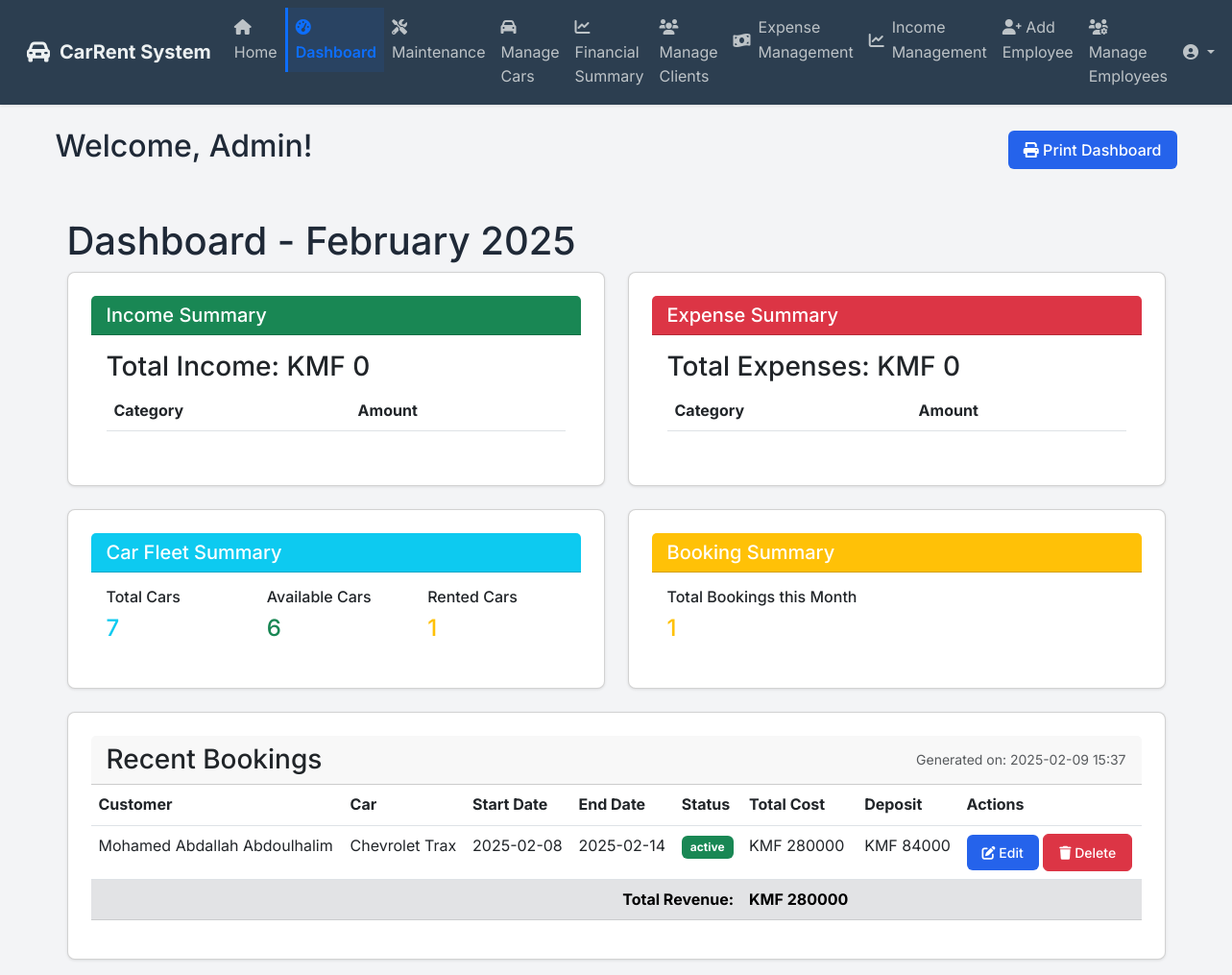
Page /dashboard (signed in) on the earlier database version.
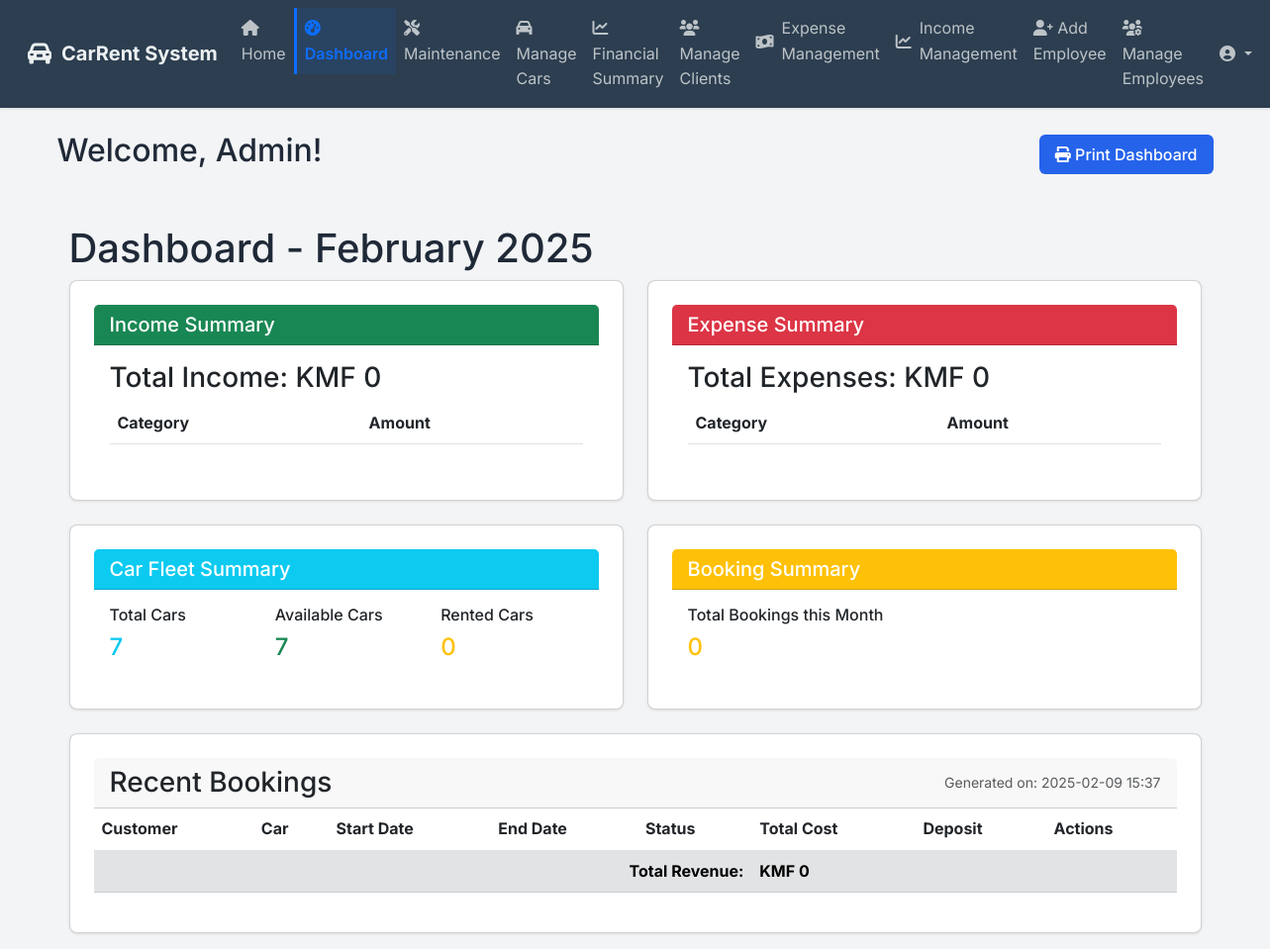
Same page on the later database version.
### app/models.py (models this page shows, shortened)
class User(db.Model, UserMixin):
    id = db.Column(db.Integer, primary_key=True)
    email = db.Column(db.String(255), nullable=False)
    password = db.Column(db.String(255), nullable=False)
    name = db.Column(db.String(255), nullable=False)
    employee_id = db.Column(db.String(100), unique=True, nullable=False)
    is_admin = db.Column(db.Boolean, default=False)
    role = db.Column(db.String(50), nullable=False, default='employee')  # 'admin', 'manager', 'secretary'
    salary = db.Column(db.Float, nullable=True, default=0.0)  # Employee salary
    phone_number = db.Column(db.String(50), nullable=True)  # Employee phone number
    is_active = db.Column(db.Boolean, default=True)  # New column for active/inactive status
    bookings_created = db.relationship('Booking', backref='employee', lazy=True)
    user_expenses = db.relationship('Expense', backref='user', lazy=True)
    user_incomes = db.relationship('Income', backref='user_income', lazy=True)

class Booking(db.Model):
    id = db.Column(db.Integer, primary_key=True)
    employee_id = db.Column(db.Integer, db.ForeignKey('user.id'), nullable=False)
    customer_id = db.Column(db.Integer, db.ForeignKey('customer.id'), nullable=False)
    car_id = db.Column(db.Integer, db.ForeignKey('car.id'), nullable=False)
    start_date = db.Column(db.DateTime, nullable=False)
    end_date = db.Column(db.DateTime, nullable=False)
    total_cost = db.Column(db.Float, nullable=False)
    deposit_amount = db.Column(db.Float, nullable=False)
    status = db.Column(db.String(20), default='active')
    notes = db.Column(db.Text)
    created_at = db.Column(db.DateTime, default=datetime.utcnow)

class Customer(db.Model):
    id = db.Column(db.Integer, primary_key=True)
    name = db.Column(db.String(100), nullable=False)
    phone = db.Column(db.String(20), unique=True, nullable=False)
    email = db.Column(db.String(120), unique=True, nullable=True)
    address = db.Column(db.String(200), nullable=True)
    license_number = db.Column(db.String(50), nullable=False)
    nin_passport_number = db.Column(db.String(50), unique=True, nullable=True)
    nationality = db.Column(db.String(50), nullable=True)
    created_at = db.Column(db.DateTime, default=datetime.utcnow)
    bookings = db.relationship('Booking', backref='customer', lazy='dynamic')

class Car(db.Model):
    id = db.Column(db.Integer, primary_key=True)
    model = db.Column(db.String(100), nullable=False)
    year = db.Column(db.Integer, nullable=False)
    license_plate = db.Column(db.String(20), unique=True, nullable=False)
    daily_rate = db.Column(db.Float, nullable=False)
    is_available = db.Column(db.Boolean, default=True)
    category = db.Column(db.String(50), nullable=False)
    description = db.Column(db.Text)
    features = db.Column(db.Text)  # Store as JSON string
    main_image = db.Column(db.String(200))  # Path to main display image
    display_order = db.Column(db.Integer, default=0)  # New field for custom ordering
    images = db.relationship('CarImage', backref='car', lazy=True, cascade='all, delete-orphan')
    bookings = db.relationship('Booking', backref='car', lazy=False)
    maintenance_records = db.relationship('Maintenance', backref='car', lazy=True, cascade='all, delete-orphan')

### app/routes.py (the view)
@main.route('/dashboard')
@login_required
@agency_only
def dashboard():
    current_month = datetime.now().month
    current_year = datetime.now().year
    incomes = Income.query.filter(
        extract('year', Income.date) == current_year,
        extract('month', Income.date) == current_month
    ).all()
    total_income = sum(income.amount for income in incomes)
    income_by_category = {}
    for income in incomes:
        income_by_category[income.category] = income_by_category.get(income.category, 0) + income.amount
    expenses = Expense.query.filter(
        extract('year', Expense.date) == current_year,
        extract('month', Expense.date) == current_month
    ).all()
    total_expenses = sum(expense.amount for expense in expenses)
    expense_by_category = {}
    for expense in expenses:
        expense_by_category[expense.category] = expense_by_category.get(expense.category, 0) + expense.amount
    total_bookings = Booking.query.filter(
        extract('year', Booking.start_date) == current_year,
        extract('month', Booking.start_date) == current_month
    ).count()
    total_cars = Car.query.count()
    available_cars = Car.query.filter_by(is_available=True).count()
    dashboard_context = {
        'total_income': total_income,
        'income_by_category': income_by_category,
        'total_expenses': total_expenses,
        'expense_by_category': expense_by_category,
        'total_bookings': total_bookings,
        'total_cars': total_cars,
        'available_cars': available_cars,
        'current_month': datetime.now().strftime('%B'),
        'current_year': current_year,
        'current_datetime': datetime.now()
    }
    if not (current_user.is_admin or current_user.role in ['manager', 'secretary']):
        dashboard_context['bookings'] = Booking.query.filter_by(employee_id=current_user.id).order_by(Booking.created_at.desc()).all()
    else:
        dashboard_context['bookings'] = Booking.query.order_by(Booking.created_at.desc()).all()
        dashboard_context['cars'] = Car.query.all()
    return render_template('dashboard.html', **dashboard_context)

### app/templates/dashboard.html (shortened to what this page needs)
{% extends "base.html" %}
{% block content %}
<div class="dashboard-header d-flex justify-content-between align-items-center mb-4">
    <h2>Welcome, {{ current_user.name }}!</h2>
    <button class="btn btn-primary" onclick="printDashboard()">
        <i class="fas fa-print"></i> Print Dashboard
    </button>
</div>
{% if current_user.is_admin or current_user.role in ['manager', 'secretary'] %}
<div class="container-fluid">
    <div class="row">
        <div class="col-md-12">
            <h1 class="mt-4">Dashboard - {{ current_month }} {{ current_year }}</h1>
        </div>
    </div>
    <div class="row">
        <div class="col-md-6">
            <div class="card mb-4">
                <div class="card-header bg-success text-white">
                    <h5 class="card-title mb-0">Income Summary</h5>
                </div>
                <div class="card-body">
                    <h3 class="card-title">Total Income: KMF {{ "%.0f"|format(total_income) }}</h3>
                    <table class="table">
                        <thead>
                            <tr>
                                <th>Category</th>
                                <th>Amount</th>
                            </tr>
                        </thead>
                    </table>
                </div>
            </div>
        </div>
        <div class="col-md-6">
            <div class="card mb-4">
                <div class="card-header bg-danger text-white">
                    <h5 class="card-title mb-0">Expense Summary</h5>
                </div>
                <div class="card-body">
                    <h3 class="card-title">Total Expenses: KMF {{ "%.0f"|format(total_expenses) }}</h3>
                    <table class="table">
                        <thead>
                            <tr>
                                <th>Category</th>
                                <th>Amount</th>
                            </tr>
                        </thead>
                    </table>
                </div>
            </div>
        </div>
    </div>
    <div class="row">
        <div class="col-md-6">
            <div class="card mb-4">
                <div class="card-header bg-info text-white">
                    <h5 class="card-title mb-0">Car Fleet Summary</h5>
                </div>
                <div class="card-body">
                    <div class="row">
                        <div class="col-md-4">
                            <h6>Total Cars</h6>
                            <p class="h4 text-info">{{ total_cars }}</p>
                        </div>
                        <div class="col-md-4">
                            <h6>Available Cars</h6>
                            <p class="h4 text-success">{{ available_cars }}</p>
                        </div>
                        <div class="col-md-4">
                            <h6>Rented Cars</h6>
                            <p class="h4 text-warning">{{ total_cars - available_cars }}</p>
                        </div>
                    </div>
                </div>
            </div>
        </div>
        <div class="col-md-6">
            <div class="card mb-4">
                <div class="card-header bg-warning text-white">
                    <h5 class="card-title mb-0">Booking Summary</h5>
                </div>
                <div class="card-body">
                    <h6>Total Bookings this Month</h6>
                    <p class="h4 text-warning">{{ total_bookings }}</p>
                </div>
            </div>
        </div>
    </div>
    <div class="card">
        <div class="card-header d-flex justify-content-between align-items-center">
            <h3 class="mb-0">Recent Bookings</h3>
            <div class="print-info text-muted">
                <small>Generated on: {{ current_datetime.strftime('%Y-%m-%d %H:%M') }}</small>
            </div>
        </div>
        <div class="table-responsive">
            <table class="table">
                <thead>
                    <tr>
                        <th>Customer</th>
                        <th>Car</th>
                        <th>Start Date</th>
                        <th>End Date</th>
                        <th>Status</th>
                        <th>Total Cost</th>
                        <th>Deposit</th>
                        <th class="no-print">Actions</th>
                    </tr>
                </thead>
                <tbody>
                    {% for booking in bookings %}
                    <tr>
                        <td>{{ booking.customer.name }}</td>
                        <td>{{ booking.car.model }}</td>
                        <td>{{ booking.start_date.strftime('%Y-%m-%d') }}</td>
                        <td>{{ booking.end_date.strftime('%Y-%m-%d') }}</td>
                        <td>
                            <span class="badge {% if booking.status == 'active' %}bg-success{% else %}bg-secondary{% endif %}">
                                {{ booking.status }}
                            </span>
                        </td>
                        <td>KMF {{ "%.0f"|format(booking.total_cost) }}</td>
                        <td>KMF {{ "%.0f"|format(booking.deposit_amount) }}</td>
                        <td class="no-print">
                            {% if booking.status == 'active' %}
                            <button class="btn btn-sm btn-primary"
                                    onclick="openEditModal('{{ booking.id }}', '{{ booking.end_date.strftime('%Y-%m-%d') }}', {{ booking.car.daily_rate }})">
                                <i class="fas fa-edit"></i> Edit
                            </button>
                            {% endif %}
                            <button class="btn btn-sm btn-danger"
                                    onclick="openDeleteModal('{{ booking.id }}', '{{ booking.car.model }}', '{{ booking.customer.name }}')">
                                <i class="fas fa-trash"></i> Delete
                            </button>
                        </td>
                    </tr>
                    {% endfor %}
                </tbody>
                <tfoot class="table-secondary">
                    <tr>
                        <td colspan="5" class="text-end"><strong>Total Revenue:</strong></td>
                        <td><strong>KMF {{ "%.0f"|format(bookings|sum(attribute='total_cost')) }}</strong></td>
                        <td class="no-print"></td>
                        <td class="no-print"></td>
                    </tr>
                </tfoot>
            </table>
        </div>
    </div>
{% endif %}
{% endblock %}

Differences in the rows shown:
removed Booking: customer.name "Mohamed Abdallah Abdoulhalim", car.model "Chevrolet Trax", start_date "2025-02-08", end_date "2025-02-14", status "active", total_cost "280000", deposit_amount "84000"
Other differences:
{{ available_cars }}: "6" → "7"
{{ total_cars - available_cars }}: "1" → "0"
{{ total_bookings }}: "1" → "0"
{{ "%.0f"|format(bookings|sum(attribute='total_cost')) }}: "280000" → "0"
